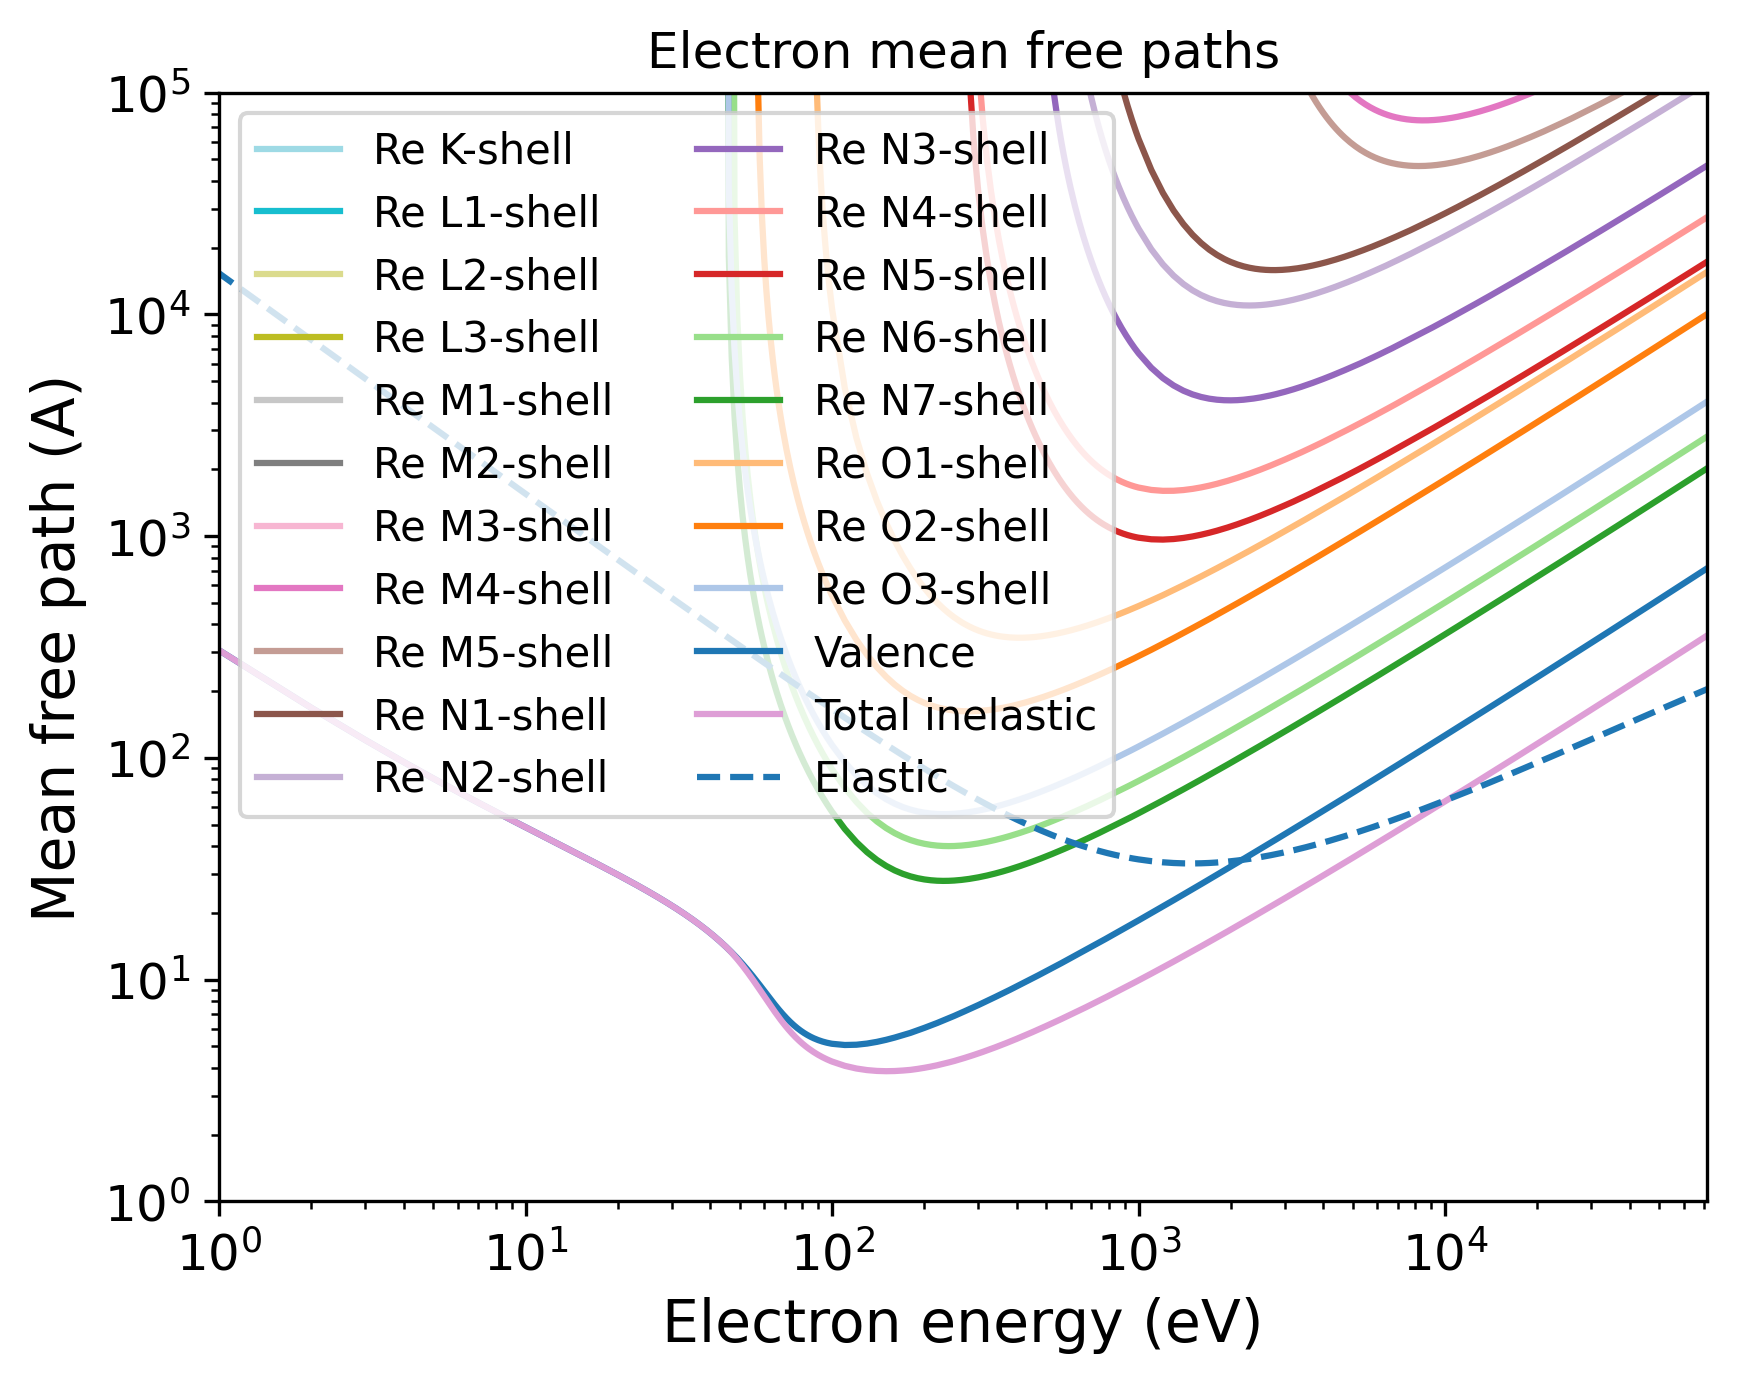

The Python source for this figure:
import pandas as pd
import numpy as np
import matplotlib.pyplot as plt
import matplotlib.cm as cm
# Set the format:
plt.xlabel("Electron energy (eV)", fontsize=14)
plt.ylabel("Mean free path (A)", fontsize=14)
plt.xticks(fontsize=12)
plt.yticks(fontsize=12)
plt.grid(False)
# Set the axes:
# Read the output file:
df = pd.read_csv(r"OUTPUT_Re_Electron_IMFP.dat", sep=r'\s+', header=None, comment="#", skipinitialspace=True)
plt.xscale("log")
plt.yscale("log")
# Prepare the plot:
columns_to_plot = [ 1, 2, 3, 4, 5, 6, 7, 8, 9, 10, 11, 12, 13, 14, 15, 16, 17, 18, 19, 20, 21]
labels = [ "Re K-shell", "Re L1-shell", "Re L2-shell", "Re L3-shell", "Re M1-shell", "Re M2-shell", "Re M3-shell", "Re M4-shell", "Re M5-shell", "Re N1-shell", "Re N2-shell", "Re N3-shell", "Re N4-shell", "Re N5-shell", "Re N6-shell", "Re N7-shell", "Re O1-shell", "Re O2-shell", "Re O3-shell", "Valence", "Total inelastic"]
# Create N distinct colors from a colormap
N = len(columns_to_plot)
colors = np.vstack([plt.cm.tab20(np.linspace(1, 0, 20)), plt.cm.tab20b(np.linspace(1, 0, 20))])
# Set line styles:
linestyles = [ "-", "-", "-", "-", "-", "-", "-", "-", "-", "-", "-", "-", "-", "-", "-", "-", "-", "-", "-", "-", "-"]
for i, col in enumerate(columns_to_plot):
    color = colors[i % len(colors)]
    ls    = linestyles[i % len(linestyles)]
    label = labels[i % len(labels)]
    plt.plot(df.iloc[:, 0], df.iloc[:, col],
    color=color,
    label=label,
    linestyle=ls)
# Add a curve from the second file
df2 = pd.read_csv(r"OUTPUT_Re_Electron_EMFP.dat", sep=r'\s+', header=None, comment="#", skipinitialspace=True)
columns_to_plot2 = [ 2]
labels2 = [ "Elastic"]
# Create second part of the plot:
for col, label in zip(columns_to_plot2, labels2):
    plt.plot(df2.iloc[:, 0], df2.iloc[:, col], label=label, linestyle="--")
plt.xlim(1.00000000,71681.00100000)
plt.ylim(1.00000000,100000.00000000)
plt.title("Electron mean free paths")
plt.legend(loc="best", fontsize=10, ncol=2)
# Save the plot in this format:
plt.savefig("OUTPUT_MFP_electron.png", dpi=300, bbox_inches="tight")
